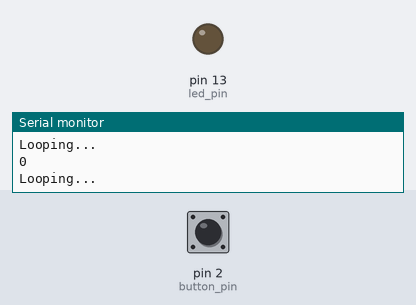
Recording of a sketch running on a simulated Arduino Uno, built with avr-gcc and run on an emulated ATmega328P. Parts: output pins drawn as LEDs (lit = HIGH), the last lines printed to the serial monitor. The test bench sets the inputs (shaded band); at power-on: pin 2 (button_pin) LOW.

Above: at 1.2 s.
1.3 s: pin 2 (button_pin) pulled HIGH for 0.15 s
At 1.38 s:
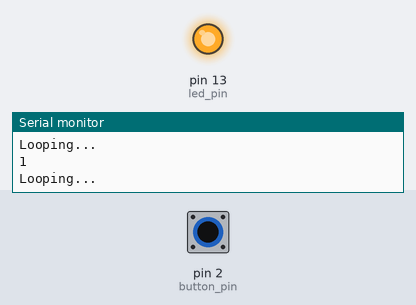
2.9 s: pin 2 (button_pin) pulled HIGH for 3.2 s
At 6.5 s:
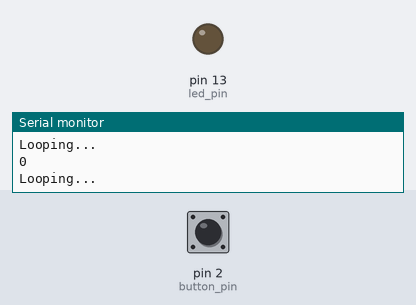
Timing chart, 0 to 8.0 s (numbered marks = the images above; inputs shaded):
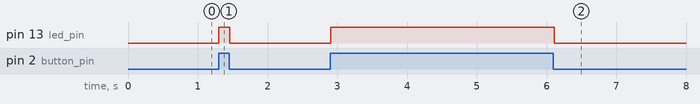

Measured:
- after the input at 1.3 s, pin 13 (led_pin): LOW → HIGH at once, → LOW 0.16 s later
- after the input at 2.9 s, pin 13 (led_pin): LOW → HIGH at once, → LOW 3.2 s later

The sketch:

MyButton.ino
```cpp
const int button_pin = 2;
const int led_pin = 13;
int button_state = 0;

void setup()
{
  Serial.begin(9600);
  pinMode(button_pin, INPUT);
  pinMode(led_pin, OUTPUT);
  Serial.println("Setup done.");
}

void loop()
{
  Serial.println("Looping...");
  button_state = digitalRead(button_pin);
  Serial.println(button_state);

  // 如果按鈕被按下，就點亮 LED 燈
  if (button_state == HIGH)
  {
    digitalWrite(led_pin, HIGH);
  }
  else
  {
    digitalWrite(led_pin, LOW);
  }
}
```
